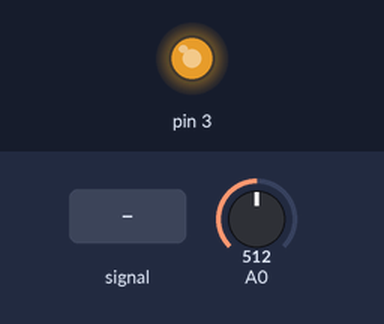
Simulated run of this sketch. Board: Arduino Uno, built with avr-gcc and run on an emulated ATmega328P. Shown: output pins drawn as LEDs (lit = HIGH). Inputs (shaded band) come from the test bench; at power-on: A0 = 512. What the sketch prints to the serial monitor is not drawn.

Above: at 1.2 s.
1.3 s: A0 fed a 200 Hz sine of ±460 counts around its level
Timing chart, 0 to 4.3 s (numbered marks = the images above; inputs shaded):
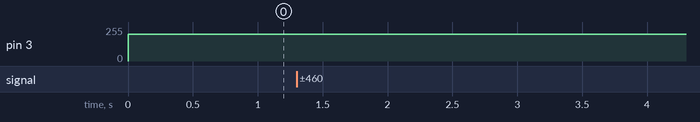

The sketch:

final.ino
```cpp
//#include <LiquidCrystal.h>
#include "Adafruit_Si7021.h"
//LiquidCrystal lcd = LiquidCrystal(2, 3, 4, 5, 6, 7);
//Adafruit_Si7021 sensor = Adafruit_Si7021();
void setup() {
  // put your setup code here, to run once:
  Serial.begin(115200);
  //lcd.begin(16, 2);

  // wait for serial port to open
  while (!Serial) {
    delay(10);
  }


}
unsigned long myTime;
unsigned long Time;
unsigned long temporary = 0;
unsigned long tempTime = 0;
unsigned long difference;
float voltage;
double rpm;
int sensorValue;
double humidity;
double temperature;
void loop() {
  // read the input on analog pin 0:
 analogWrite(3, 200);
  //for(int i=0; i<200; i++){
    sensorValue = analogRead(A0);
    voltage = sensorValue * (5.0 / 1024.0);

    while(voltage >= 1.0){
      sensorValue = analogRead(A0);
      voltage = sensorValue * (5.0 / 1024.0);
      myTime = millis();

    }
    while(voltage < 1.0){
      sensorValue = analogRead(A0);
      voltage = sensorValue * (5.0 / 1024.0);
    }
  //}


  difference = myTime-tempTime;
  rpm = (1000.0/difference)*60.0;
  Serial.print ("rpm - ");
  Serial.println (rpm);
  tempTime = myTime;

  Time = millis();
  if(rpm<500){
    Serial.println("POTIENTIAL HINDRANCE IN FAN");
  }
  if(temperature>75){
    Serial.println("FAN OVERHEATING");
  }
  if(humidity>80){
    Serial.println("HUMIDITY LEVELS COULD DAMAGE FAN");
  }


}
```

Measured:
- after the input at 1.3 s, every drawn part: stays the same
